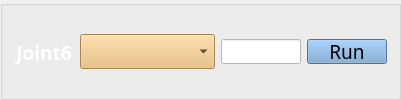
             <widget class="QGroupBox" name="groupBox_35">
              <property name="font">
               <font>
                <family>Adobe 黑体 Std R</family>
                <pointsize>14</pointsize>
               </font>
              </property>
              <property name="title">
               <string/>
              </property>
              <layout class="QGridLayout" name="gridLayout_95">
               <item row="0" column="0">
                <layout class="QHBoxLayout" name="horizontalLayout_26">
                 <item>
                  <widget class="QLabel" name="label_72">
                   <property name="minimumSize">
                    <size>
                     <width>60</width>
                     <height>25</height>
                    </size>
                   </property>
                   <property name="maximumSize">
                    <size>
                     <width>60</width>
                     <height>25</height>
                    </size>
                   </property>
                   <property name="styleSheet">
                    <string notr="true">
font: 12pt &quot;Adobe 黑体 Std R&quot;;</string>
                   </property>
                   <property name="text">
                    <string>&lt;html&gt;&lt;head/&gt;&lt;body&gt;&lt;p align=&quot;center&quot;&gt;&lt;span style=&quot; font-size:14pt; font-weight:600; color:#ffffff;&quot;&gt;Joint6&lt;/span&gt;&lt;/p&gt;&lt;/body&gt;&lt;/html&gt;</string>
                   </property>
                   <property name="alignment">
                    <set>Qt::AlignLeading|Qt::AlignLeft|Qt::AlignVCenter</set>
                   </property>
                   <property name="wordWrap">
                    <bool>false</bool>
                   </property>
                   <property name="margin">
                    <number>0</number>
                   </property>
                   <property name="indent">
                    <number>-2</number>
                   </property>
                   <property name="openExternalLinks">
                    <bool>false</bool>
                   </property>
                  </widget>
                 </item>
                 <item>
                  <widget class="QComboBox" name="comboBox_4">
                   <property name="styleSheet">
                    <string notr="true">
background-color: rgb(233, 185, 110);</string>
                   </property>
                   <item>
                    <property name="text">
                     <string/>
                    </property>
                   </item>
                   <item>
                    <property name="text">
                     <string>Position(°)</string>
                    </property>
                   </item>
                   <item>
                    <property name="text">
                     <string>Velocity(°/s)</string>
                    </property>
                   </item>
                   <item>
                    <property name="text">
                     <string>Toque(Nm)</string>
                    </property>
                   </item>
                  </widget>
                 </item>
                 <item>
                  <widget class="QLineEdit" name="motor1_control_signal_8">
                   <property name="minimumSize">
                    <size>
                     <width>80</width>
                     <height>25</height>
                    </size>
                   </property>
                   <property name="maximumSize">
                    <size>
                     <width>80</width>
                     <height>25</height>
                    </size>
                   </property>
                   <property name="styleSheet">
                    <string notr="true">background-color: rgb(255, 255, 255);</string>
                   </property>
                  </widget>
                 </item>
                 <item>
                  <widget class="QPushButton" name="motorcontrol6_2">
                   <property name="sizePolicy">
                    <sizepolicy hsizetype="Minimum" vsizetype="Fixed">
                     <horstretch>130</horstretch>
                     <verstretch>35</verstretch>
                    </sizepolicy>
                   </property>
                   <property name="minimumSize">
                    <size>
                     <width>80</width>
                     <height>25</height>
                    </size>
                   </property>
                   <property name="maximumSize">
                    <size>
                     <width>80</width>
                     <height>25</height>
                    </size>
                   </property>
                   <property name="font">
                    <font>
                     <family>Adobe 黑体 Std R</family>
                     <pointsize>14</pointsize>
                     <weight>50</weight>
                     <italic>false</italic>
                     <bold>false</bold>
                    </font>
                   </property>
                   <property name="focusPolicy">
                    <enum>Qt::NoFocus</enum>
                   </property>
                   <property name="styleSheet">
                    <string notr="true">background-color: rgb(114, 159, 207);</string>
                   </property>
                   <property name="text">
                    <string>Run</string>
                   </property>
                  </widget>
                 </item>
                </layout>
               </item>
              </layout>
             </widget>
